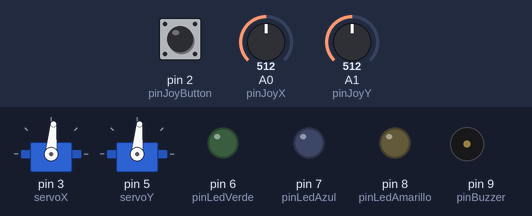
Simulated run of this sketch. Board: Arduino Uno, built with avr-gcc and run on an emulated ATmega328P. Parts: 2 × servo, output pins drawn as LEDs (lit = HIGH), buzzer (waves = sounding). Dashed ring = blinking. Inputs (shaded band) come from the test bench; at power-on: pin 2 (pinJoyButton) HIGH, A0 (pinJoyX) = 512, A1 (pinJoyY) = 512.

Above: at 1.2 s.
1.3 s: pin 2 (pinJoyButton) pulled LOW for 1 s
At 1.78 s:
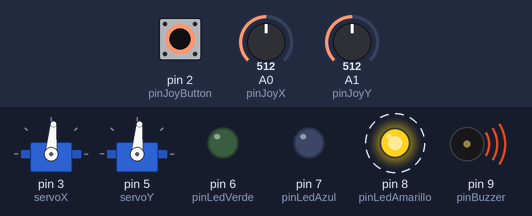
4.3 s: A0 (pinJoyX) set to 452
At 5.1 s:
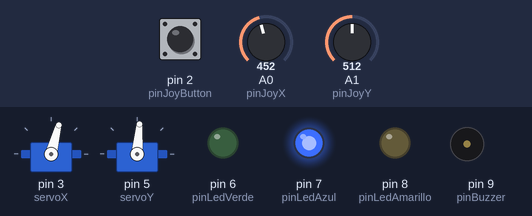
5.8 s: A1 (pinJoyY) set to 452
At 6.3 s:
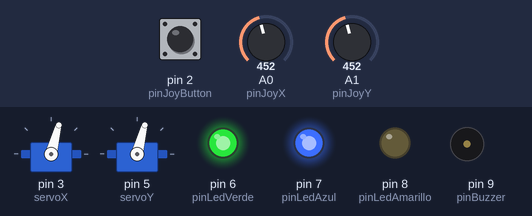
7.3 s: pin 2 (pinJoyButton) pulled LOW for 0.15 s
At 8.6 s:
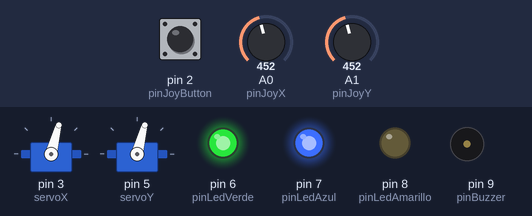
8.9 s: A0 (pinJoyX) set to 472
At 9.6 s:
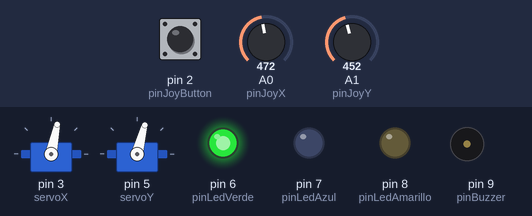
10.4 s: A1 (pinJoyY) set to 472
At 10.8 s:
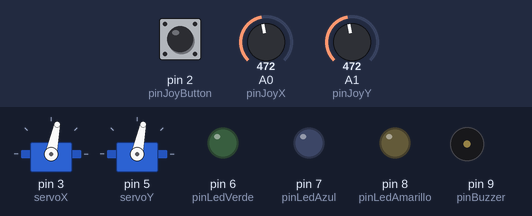
Timing chart, 0 to 12.9 s (numbered marks = the images above; inputs shaded):
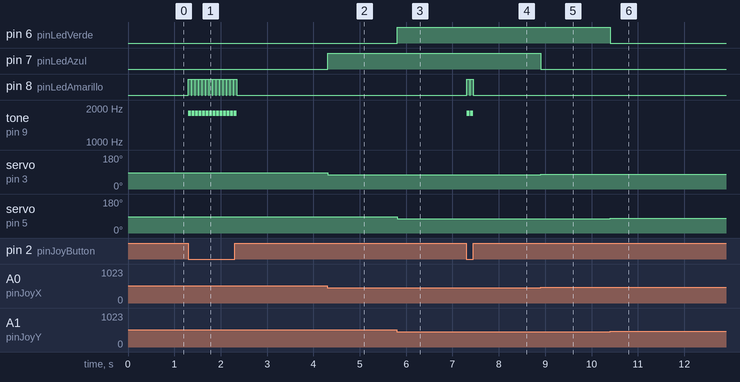

The sketch:

robotServos1.ino
```cpp
#include <Servo.h>

Servo servoX;
Servo servoY;

const int pinJoyX = A0;       // Joystick eje X
const int pinJoyY = A1;       // Joystick eje Y
const int pinJoyButton = 2;   // Botón del joystick

const int pinLedAzul = 7;     // LED azul (movimiento en X)
const int pinLedVerde = 6;    // LED verde (movimiento en Y)
const int pinLedAmarillo = 8; // LED amarillo (disparo)
const int pinBuzzer = 9;      // Buzzer

void setup() {
  servoX.attach(3);   // Servo X en pin 3
  servoY.attach(5);   // Servo Y en pin 5

  pinMode(pinJoyButton, INPUT_PULLUP);
  pinMode(pinLedAzul, OUTPUT);
  pinMode(pinLedVerde, OUTPUT);
  pinMode(pinLedAmarillo, OUTPUT);
  pinMode(pinBuzzer, OUTPUT);

  // Posición inicial
  servoX.write(85);
  servoY.write(85);
}

void loop() {
  // Leer joystick
  int valX = analogRead(pinJoyX);
  int valY = analogRead(pinJoyY);

  // Mapear valores (0–1023 → 0–170)
  int angX = map(valX, 0, 1023, 0, 170);
  int angY = map(valY, 0, 1023, 0, 170);

  // Mover servos
  servoX.write(angX);
  servoY.write(angY);

  // Detectar movimiento en X (fuera del centro ±50)
  if (valX > 562 || valX < 462) {
    digitalWrite(pinLedAzul, HIGH);
  } else {
    digitalWrite(pinLedAzul, LOW);
  }

  // Detectar movimiento en Y (fuera del centro ±50)
  if (valY > 562 || valY < 462) {
    digitalWrite(pinLedVerde, HIGH);
  } else {
    digitalWrite(pinLedVerde, LOW);
  }

  // Si se presiona el pulsador → disparo sutil
  if (digitalRead(pinJoyButton) == LOW) {
    disparoSutil();
  }

  delay(15);
}

// ----------------------
// Función para disparo sutil (buzzer + LED amarillo)
// ----------------------
void disparoSutil() {
  int freq = 1800;          // Frecuencia media-alta (sonido seco)
  int duracion = 60;        // Duración corta (60 ms)

  tone(pinBuzzer, freq, duracion);   // Sonido breve
  digitalWrite(pinLedAmarillo, HIGH); // LED amarillo encendido

  delay(duracion);           // Esperar duración del disparo

  noTone(pinBuzzer);
  digitalWrite(pinLedAmarillo, LOW);  // Apagar LED
}
```

Measured:
- after the input at 1.3 s, pin 8 (pinLedAmarillo): alternates HIGH for 0.06 s and LOW for 0.02 s, 28 changes in all, then stays LOW, starting at once; tone on pin 9 (pinBuzzer): alternates 1800 Hz for 0.06 s and silent for 0.02 s, 28 changes in all, then stays silent, starting at once
- after the input at 4.3 s, pin 7 (pinLedAzul): LOW → HIGH at once; servo on pin 3 (servoX): 85° → 75° at once
- after the input at 5.8 s, pin 6 (pinLedVerde): LOW → HIGH at once; servo on pin 5 (servoY): 85° → 75° at once
- after the input at 7.3 s, pin 8 (pinLedAmarillo): alternates HIGH for 0.06 s and LOW for 0.02 s, 4 changes in all, then stays LOW, starting at once; tone on pin 9 (pinBuzzer): alternates 1800 Hz for 0.06 s and silent for 0.02 s, 4 changes in all, then stays silent, starting at once
- after the input at 8.9 s, pin 7 (pinLedAzul): HIGH → LOW at once; servo on pin 3 (servoX): 75° → 78° at once
- after the input at 10.4 s, pin 6 (pinLedVerde): HIGH → LOW at once; servo on pin 5 (servoY): 75° → 78° at once
